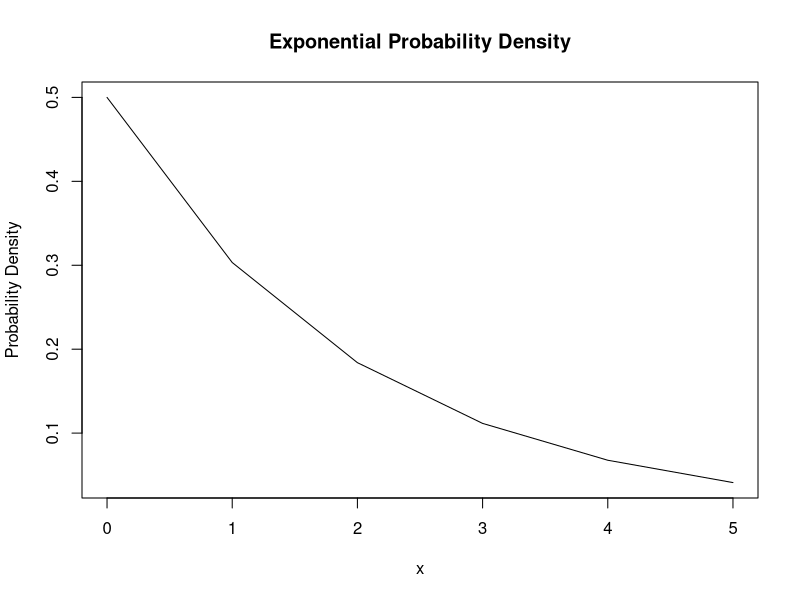
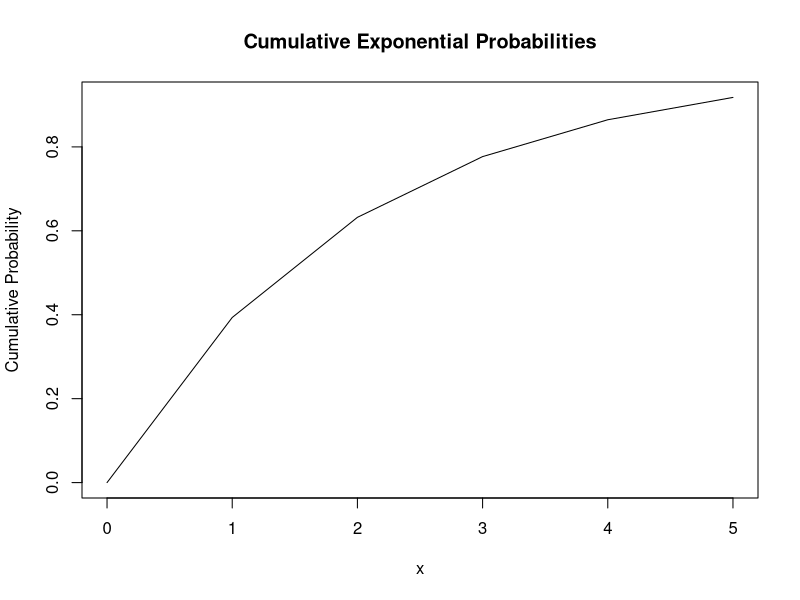
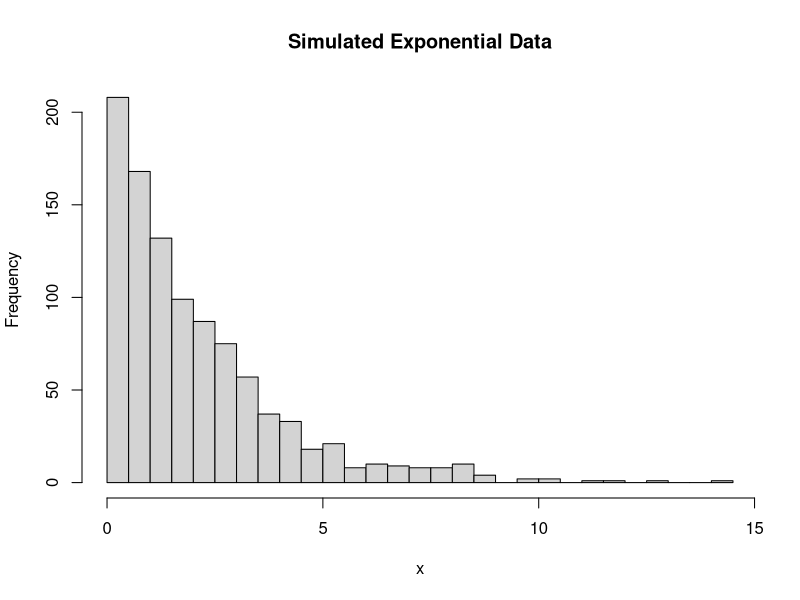

Recreate these plots in R, in order.
#Q1
#Consider that X is the time (in minutes) that a person has to wait in order to take a flight.
#If each flight takes off each hour X ~ U(0, 60). Find the probability that
#(a) waiting time is more than 45 minutes, and
#(b) waiting time lies between 20 and 30 minutes.
a<- 1 - punif(45, min = 0, max = 60,lower.tail = TRUE)
print(a)

b<- punif(30,min=0,max = 60) - punif(20, min=0, max = 60)
print(b)

#Q2
# Parameter of the exponential distribution
lambda <- 1/2

# (a) Value of the density function at x = 3
density_at_3 <- dexp(3, rate = lambda)
cat("Density at x = 3:", density_at_3, "\n")

# (b) Plot the exponential probability distribution for 0 ≤ x ≤ 5
x_values <- seq(0, 5, by = 1)
pdf_values <- dexp(x_values, rate = lambda)
plot(x_values, pdf_values, type = "l", main = "Exponential Probability Density", 
     xlab = "x", ylab = "Probability Density")

# (c) Probability that a repair time takes at most 3 hours
prob_at_most_3 <- pexp(3, rate = lambda)
cat("Probability of repair time at most 3 hours:", prob_at_most_3, "\n")

# (d) Plot the cumulative exponential probabilities for 0 ≤ x ≤ 5
cdf_values <- pexp(x_values, rate = lambda)
plot(x_values, cdf_values, type = "l", main = "Cumulative Exponential Probabilities", 
     xlab = "x", ylab = "Cumulative Probability")

# (e) Simulate 1000 exponential random numbers with λ = 1⁄2
set.seed(123)  # Set a seed for reproducibility
simulated_data <- rexp(1000, rate = lambda)
hist(simulated_data, breaks = 30, main = "Simulated Exponential Data", xlab = "x", ylab = "Frequency")


#Q3
# Parameters of the Gamma distribution
alpha <- 2  # Shape parameter
beta <- 1/3  # Scale parameter

# (a) Probability that lifetime is at least 1 unit of time
prob_at_least_1 <- 1 - pgamma(1, shape = alpha, rate = beta)
cat("Probability that lifetime is at least 1 unit of time:", prob_at_least_1, "\n")

# (b) Finding the value of c such that P(X ≤ c) ≥ 0.70
target_prob <- 0.70
c <- qgamma(target_prob, shape = alpha, rate = beta)
cat("Value of c:", c, "\n")
